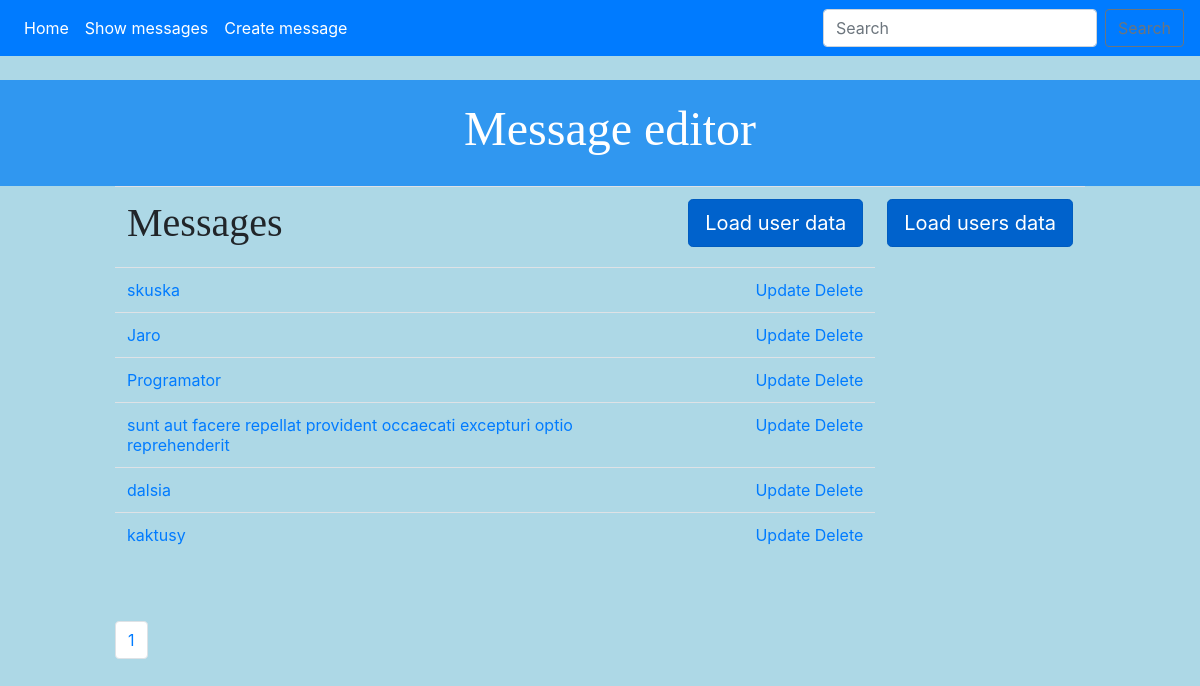
/, run on an earlier commit of the app's database.
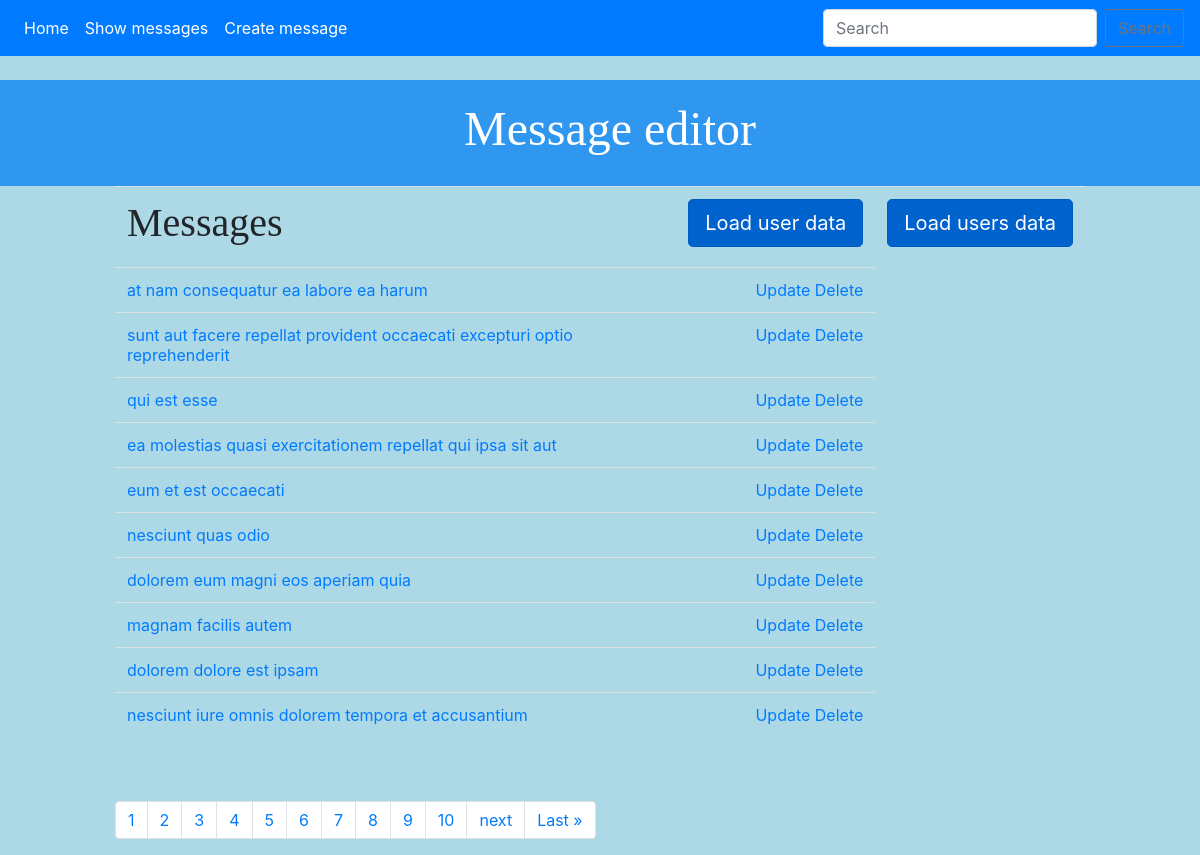
And on a later commit of the database.
### message_editor/models.py (models this page shows, shortened)
class Message(models.Model):
    id = models.PositiveIntegerField(primary_key=True)
    userId = models.IntegerField()
    title = models.CharField(max_length=200)
    body = models.CharField(max_length=200)

### message_editor/views.py (the view)
# urls.py: path("", views.show_all_messages, name="messages"),
def show_all_messages(request):
    data = Message.objects.all()
    p = Paginator(Message.objects.all(),10)
    page = request.GET.get('page')
    message = p.get_page(page)
    nums = "a" * message.paginator.num_pages
    return render(request,'message_editor/message_list.html', {'data': data,'message':message, 'nums':nums})

### message_editor/templates/message_editor/message_list.html (shortened to what this page needs)
{% extends 'message_editor/base.html' %}
{% block content %}
<table class = table table-striped table-hover table-bordered >
	<tr><td><h1>Messages</h1></td> <td><a href="{% url 'test-data' %}" class="btn btn-primary btn-lg active" role="button" aria-pressed="true">Load user data</a></td>
		<td><a href="{% url 'test-users' %}" class="btn btn-primary btn-lg active" role="button" aria-pressed="true">Load users data</a></td>
	</tr>
	{% for message in message%}
            <tr>
<td>
	<a href="{% url 'show-message' message.id %}">{{message.title}}</a><br/>
</td>
				<td align = "right">
					<a href="{% url 'update-message' message.id%}">Update</a>
					<a href="{% url 'delete-message' message.id%}">Delete</a>
				</td>
</tr>
		{% endfor %}
</table>
<br/>
<br/>
<nav aria-label="Page navigation example">
  <ul class="pagination">
{% for i in nums %}
	  <li class="page-item"><a class="page-link" href="?page={{ forloop.counter }}">
         {{ forloop.counter }}
	  </a></li>
{% endfor %}
{% if message.has_next %}
<li class="page-item"><a class="page-link" href="?page={{ message.next_page_number }}">next</a></li>
<li class="page-item"><a class="page-link" href="?page={{ message.paginator.num_pages }}">Last &raquo</a></li>
{% endif %}
      </ul>
</nav>
{% endblock %}

### message_editor/templates/message_editor/base.html (shortened to what this page needs)
{% load static %}
<html>
    <head>
        <link rel="stylesheet" href="//maxcdn.bootstrapcdn.com/bootstrap/4.0.0/css/bootstrap.min.css">
        <link rel="stylesheet" href="//maxcdn.bootstrapcdn.com/bootstrap/4.0.0/css/bootstrap-theme.min.css">
        <link rel="stylesheet" href="{% static 'css/message_editor.css' %}">
    </head>
    <body>
       {% include 'message_editor/navbar.html' %}
<br/>
    <div class="page-header">
        <h1><a href="/">Message editor</a></h1>
    </div>
    <div class="container">
            {% block content %}
            {% endblock %}
    </div>
</body>
</html>

### message_editor/templates/message_editor/navbar.html (shortened to what this page needs)
<nav class="navbar navbar-expand-lg navbar-dark bg-primary">
  <div class="collapse navbar-collapse" id="navbarSupportedContent">
    <ul class="navbar-nav mr-auto">
      <li class="nav-item active">
        <a class="nav-link" href="{% url 'home' %} ">Home <span class="sr-only">(current)</span></a>
      </li>
      <li class="nav-item active">
        <a class="nav-link" href="{% url 'messages' %}">Show messages <span class="sr-only">(current)</span></a>
      </li>
       <li class="nav-item active">
        <a class="nav-link" href="{% url 'new-message' %}">Create message <span class="sr-only">(current)</span></a>
      </li>
    </ul>
    <form class="form-inline my-2 my-lg-0" method=POST action = "{% url 'search-message' %}">
      <input class="form-control mr-sm-2" type="search" placeholder="Search " aria-label="Search" name = "searched">
      <button class="btn btn-outline-secondary my-2 my-sm-0" type="submit">Search</button>
    </form>
  </div>
</nav>

### message_editor/static/css/message_editor.css (style rules this page uses)
.page-header { background-color: #3097F0; margin-top: 0; padding: 20px 20px 20px 40px; }
.page-header h1, .page-header h1 a, .page-header h1 a:visited, .page-header h1 a:active { color: #ffffff; font-size: 36pt; text-decoration: none; text-align: center; }
body { background-color: lightblue; }
.container { width: 1000px; margin: 0 auto; }
.container h1,h2 { align:center; }
h1, h2, h3, h4 { font-family: 'Times New Roman', Serif; }

What changed in the data, as far as the page shows it:
removed Message: title "skuska"
removed Message: title "Jaro"
removed Message: title "Programator"
no longer on this page (row edited): Message: title "dalsia"
removed Message: title "kaktusy"
added Message: title "at nam consequatur ea labore ea harum"
added Message: title "qui est esse"
added Message: title "ea molestias quasi exercitationem repellat qui ipsa sit aut"
added Message: title "eum et est occaecati"
added Message: title "nesciunt quas odio"
added Message: title "dolorem eum magni eos aperiam quia"
added Message: title "magnam facilis autem"
added Message: title "dolorem dolore est ipsam"
added Message: title "nesciunt iure omnis dolorem tempora et accusantium"
Also different on the page:
new list line: "2"
new list line: "3"
new list line: "4"
new list line: "5"
new list line: "6"
new list line: "7"
new list line: "8"
new list line: "9"
new list line: "10"
text now shown: "next Last »"
